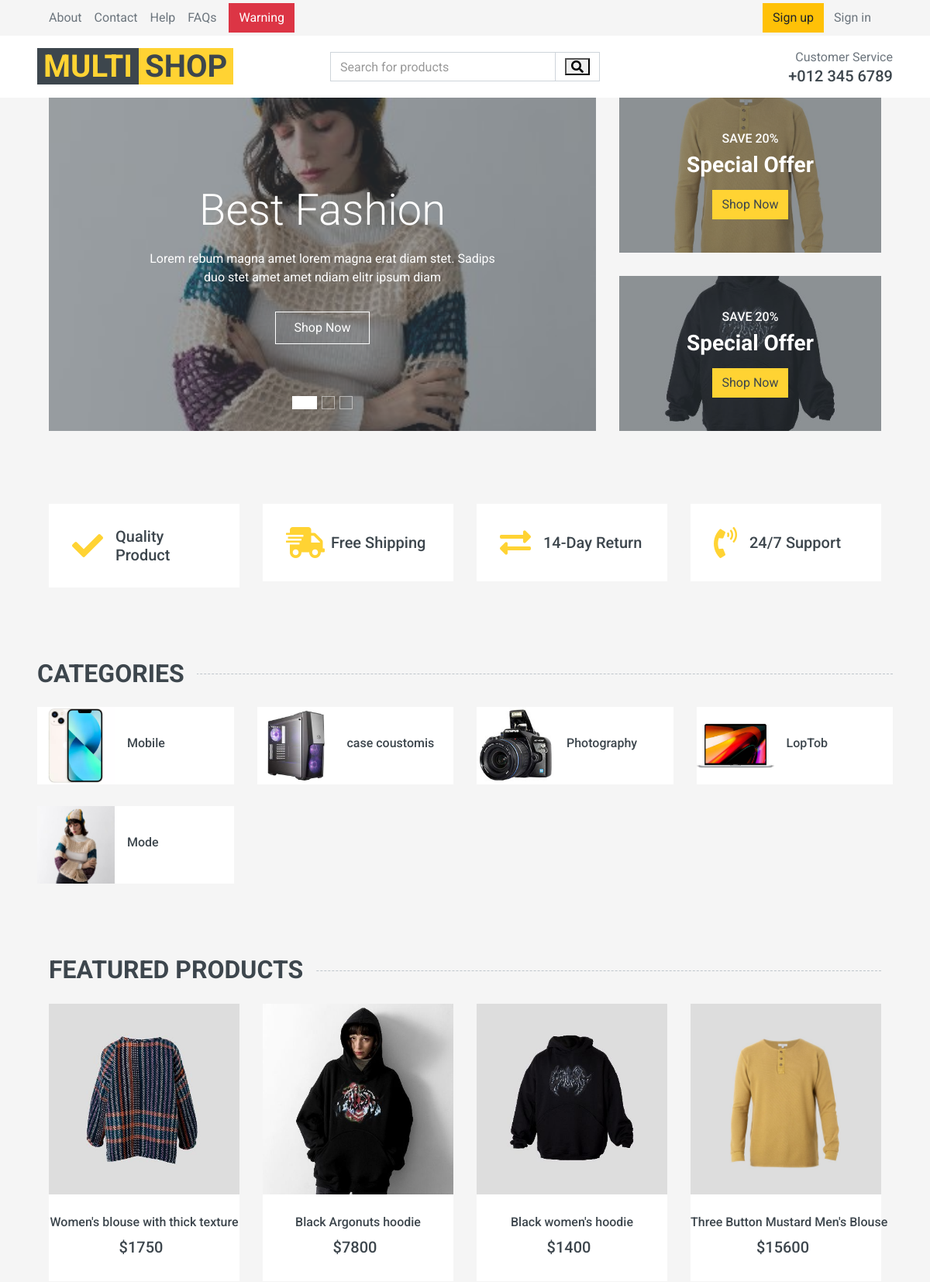
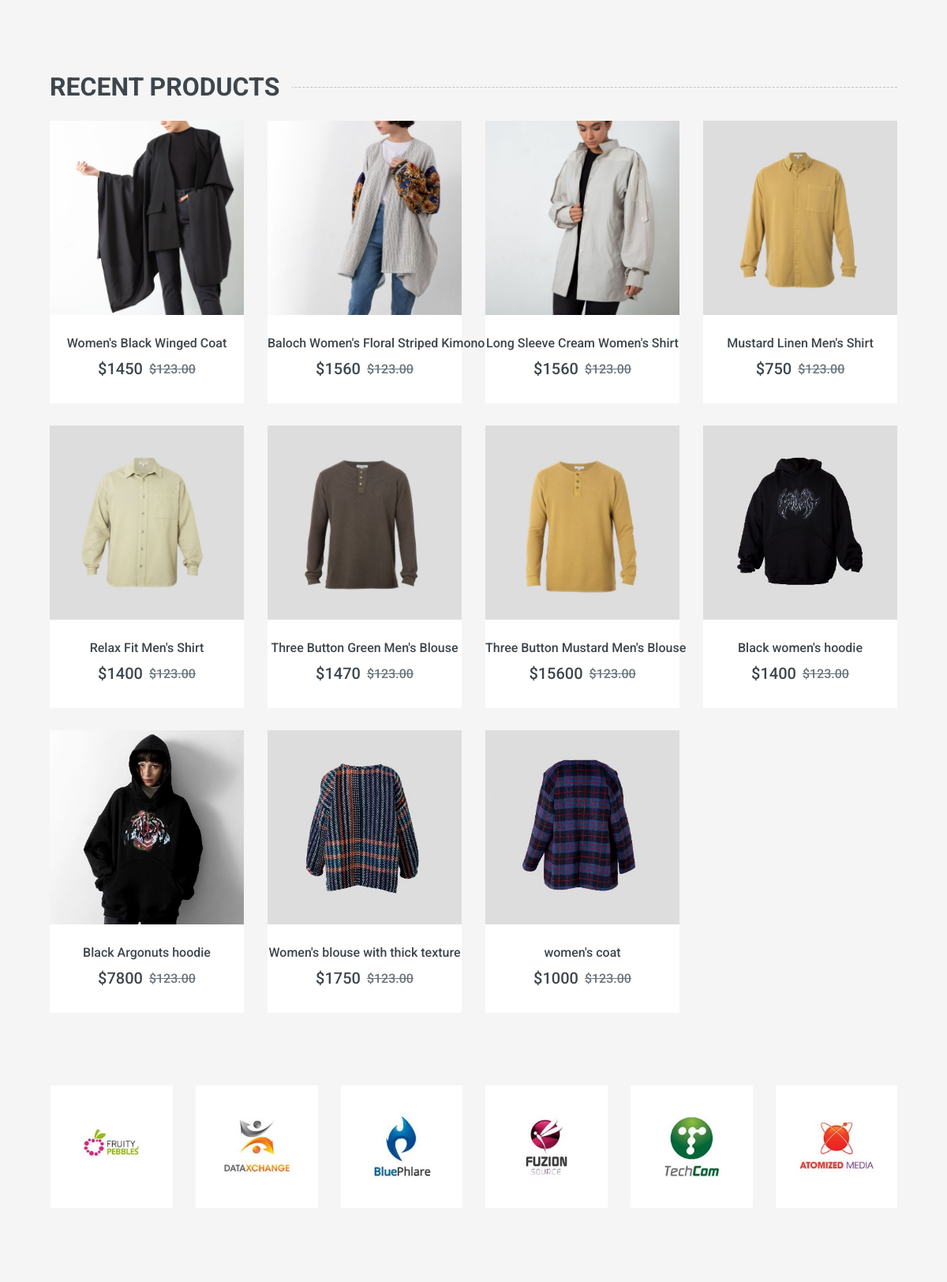
The page / (upper part) on the database its author committed (2 pictures, top to bottom).
### product/models.py (models this page shows, shortened)
class Category(models.Model):
    parent = models.ForeignKey('self', on_delete=models.CASCADE, null=True, blank=True, related_name='subs')
    title = models.CharField(max_length=100, null=True, blank=True)
    featured_title = models.CharField(max_length=200, null=True, blank=True)
    image = models.ImageField(null=True, blank=True)
    featured = models.BooleanField(default=False, null=True)
    created_at = models.DateTimeField(null=True, auto_now_add=True)
    slug = models.SlugField(null=True, blank=True)
    def get_absolute_url(self):
        return reverse("product:category_list", kwargs={"slug": self.slug})
    class Meta:
        ordering = ['parent__id']

class Product(models.Model):
    featured = models.BooleanField(default=False)
    title = models.CharField(max_length=100, blank=True, null=True)
    category = models.ManyToManyField(Category, null=True, blank=True)
    description = models.TextField(null=True, blank=True)
    price = models.IntegerField(null=True, blank=True)
    discount = models.SmallIntegerField(null=True, blank=True)
    image = models.ImageField(null=True)
    size = models.ManyToManyField(Size, related_name="products", null=True, blank=True)
    color = models.ManyToManyField(Color, related_name="color", blank=True, null=True)
    status = models.BooleanField(null=True, default=True)
    created_at = models.DateTimeField(auto_now_add=True, blank=True, null=True)
    def get_absolut_url(self):
        return reverse('product:product_detail', kwargs={"pk": self.id})

### product/views.py (the view)
# urls.py: path("",(views.HomeView.as_view()), name="home"),
class HomeView(ListView):
    model = Product
    template_name = "product/index.html"
    def get_context_data(self, **kwargs):
        context = super().get_context_data(**kwargs)
        context['category'] = Category.objects.all()[:12]
        return context

### context_processrs/context_procssers.py (called while the page is built)
def number_product_user(request):
    order = OrderItem.objects.all()
    return {'number_product': order}

def featured_category(request):
    category = Category.objects.filter(featured=True).order_by('-created_at')[:3]
    return {"fc": category}

def featured_product_list(request):
    featured = Product.objects.filter(featured=True)
    return {"fp": featured}

def recent_product(request):
    recent_product_list = Product.objects.filter(status=True).order_by('-created_at')[:15]
    return {"rp": recent_product_list}

def featured_product(request):
    featured = Product.objects.filter(featured=True).order_by('-created_at')
    return {"fp_s": featured}

### product/templates/product/index.html (shortened to what this page needs)
{% extends "base.html" %}
{% load static %}
{% block main %}
    <div class="container-fluid mb-3">
        <div class="row px-xl-5">
            <div class="col-lg-8">
                <div id="header-carousel" class="carousel slide carousel-fade mb-30 mb-lg-0" data-ride="carousel">
                    <ol class="carousel-indicators">
                        {% for item in fc %}
                            <li data-target="#header-carousel" data-slide-to="{{ forloop.index0 }}"
                                {% if forloop.first %}class="active"{% endif %}></li>
                        {% endfor %}
                    </ol>
                    <div class="carousel-inner">
                        {% for item in fc %}
                            <div class="carousel-item position-relative {% if forloop.first %}active{% endif %}"
                                 style="height: 430px;">
                                <img class="position-absolute w-100 h-100" src="{{ item.image.url }}"
                                     style="object-fit: cover;">
                                <div class="carousel-caption d-flex flex-column align-items-center justify-content-center">
                                    <div class="p-3" style="max-width: 700px;">
                                        <h1 class="display-4 text-white mb-3 animate__animated animate__fadeInDown">{{ item.featured_title }}</h1>
                                        <p class="mx-md-5 px-5 animate__animated animate__bounceIn">Lorem rebum magna
                                            amet lorem magna erat diam stet. Sadips duo stet amet amet ndiam elitr ipsum
                                            diam</p>
                                        <a class="btn btn-outline-light py-2 px-4 mt-3 animate__animated animate__fadeInUp"
                                           href="{{ item.get_absolute_url }}">Shop Now</a>
                                    </div>
                                </div>
                            </div>
                        {% endfor %}
                    </div>
                </div>
            </div>
            <div class="col-lg-4">
                <div class="product-offer mb-30" style="height: 200px;">
                    <img class="img-fluid" src="{{ fp_s.0.image.url }}" alt="">
                    <div class="offer-text">
                        <h6 class="text-white text-uppercase">Save 20%</h6>
                        <h3 class="text-white mb-3">Special Offer</h3>
                        <a href="{{ fp_s.0.get_absolut_url }}" class="btn btn-primary">Shop Now</a>
                    </div>
                </div>
                <div class="product-offer mb-30" style="height: 200px;">
                    <img class="img-fluid" src="{{ fp_s.1.image.url }}" alt="">
                    <div class="offer-text">
                        <h6 class="text-white text-uppercase">Save 20%</h6>
                        <h3 class="text-white mb-3">Special Offer</h3>
                        <a href="{{ fp_s.1.get_absolut_url }}" class="btn btn-primary">Shop Now</a>
                    </div>
                </div>
            </div>
        </div>
    </div>
    <div class="container-fluid pt-5">
        <div class="row px-xl-5 pb-3">
            <div class="col-lg-3 col-md-6 col-sm-12 pb-1">
                <div class="d-flex align-items-center bg-light mb-4" style="padding: 30px;">
                    <h1 class="fa fa-check text-primary m-0 mr-3"></h1>
                    <h5 class="font-weight-semi-bold m-0">Quality Product</h5>
                </div>
            </div>
            <div class="col-lg-3 col-md-6 col-sm-12 pb-1">
                <div class="d-flex align-items-center bg-light mb-4" style="padding: 30px;">
                    <h1 class="fa fa-shipping-fast text-primary m-0 mr-2"></h1>
                    <h5 class="font-weight-semi-bold m-0">Free Shipping</h5>
                </div>
            </div>
            <div class="col-lg-3 col-md-6 col-sm-12 pb-1">
                <div class="d-flex align-items-center bg-light mb-4" style="padding: 30px;">
                    <h1 class="fas fa-exchange-alt text-primary m-0 mr-3"></h1>
                    <h5 class="font-weight-semi-bold m-0">14-Day Return</h5>
                </div>
            </div>
            <div class="col-lg-3 col-md-6 col-sm-12 pb-1">
                <div class="d-flex align-items-center bg-light mb-4" style="padding: 30px;">
                    <h1 class="fa fa-phone-volume text-primary m-0 mr-3"></h1>
                    <h5 class="font-weight-semi-bold m-0">24/7 Support</h5>
                </div>
            </div>
        </div>
    </div>
    <div class="cont ainer-fluid pt-5">
        <h2 class="section-title position-relative text-uppercase mx-xl-5 mb-4"><span class="bg-secondary pr-3">Categories</span>
        </h2>
        <div class="row px-xl-5 pb-3">
            {% for cat in category %}
                {% if not cat.children.all %}
                    {% if cat.image %}
                    <div class="col-lg-3 col-md-4 col-sm-6 pb-1">
                        <a class="text-decoration-none" href="">
                            <div class="cat-item d-flex align-items-center mb-4">
                                <div class="overflow-hidden" style="width: 100px; height: 100px;">
                                    <a href="{{ cat.get_absolute_url }}"><img class="img-fluid"
                                                                              src="{{ cat.image.url }}" alt=""></a>
                                </div>
                                <div class="flex-fill pl-3">
                                    <a href="{{ cat.get_absolute_url }}"><h6>{{ cat.title }}</h6></a>
                                </div>
                            </div>
                        </a>
                    </div>
                    {% endif %}
                {% endif %}
            {% endfor %}
        </div>
    </div>
    <div class="container-fluid pt-5 pb-3">
        <h2 class="section-title position-relative text-uppercase mx-xl-5 mb-4"><span class="bg-secondary pr-3">Featured Products</span>
        </h2>
        <div class="row px-xl-5">
            {% for product in fp %}
                <div class="col-lg-3 col-md-4 col-sm-6 pb-1">
                    <div class="product-item bg-light mb-4">
                        <div class="product-img position-relative overflow-hidden">
                            <img class="img-fluid w-100" src="{{ product.image.url }}" alt="">
                            <div class="product-action">
                            </div>
                        </div>
                        <div class="text-center py-4">
                            <a class="h6 text-decoration-none text-truncate"
                               href="{{ product.get_absolut_url }}">{{ product.title }}</a>
                            <div class="d-flex align-items-center justify-content-center mt-2">
                                <h5>${{ product.price }}</h5>
                            </div>
                        </div>
                    </div>
                </div>
            {% endfor %}
        </div>
    </div>
    <div class="container-fluid pt-5 pb-3">
        <h2 class="section-title position-relative text-uppercase mx-xl-5 mb-4"><span class="bg-secondary pr-3">Recent Products</span>
        </h2>
        <div class="row px-xl-5">
            {% for item in rp %}
                <div class="col-lg-3 col-md-4 col-sm-6 pb-1">
                    <div class="product-item bg-light mb-4">
                        <div class="product-img position-relative overflow-hidden">
                            <img class="img-fluid w-100" src="{{ item.image.url }}" alt="">
                            <div class="product-action">
                            </div>
                        </div>
                        <div class="text-center py-4">
                            <a class="h6 text-decoration-none text-truncate"
                               href="{{ item.get_absolut_url }}">{{ item.title }}</a>
                            <div class="d-flex align-items-center justify-content-center mt-2">
                                <h5>${{ item.price }}</h5>
                                <h6 class="text-muted ml-2">
                                    <del>$123.00</del>
                                </h6>
                            </div>
                        </div>
                    </div>
                </div>
            {% endfor %}
        </div>
    </div>
    <div class="container-fluid py-5">
        <div class="row px-xl-5">
            <div class="col">
                <div class="owl-carousel vendor-carousel">
                    <div class="bg-light p-4">
                        <img src="{% static "img/vendor-1.jpg" %}" alt="">
                    </div>
                    <div class="bg-light p-4">
                        <img src="{% static "img/vendor-2.jpg" %}" alt="">
                    </div>
                    <div class="bg-light p-4">
                        <img src="{% static "img/vendor-3.jpg" %}" alt="">
                    </div>
                    <div class="bg-light p-4">
                        <img src="{% static "img/vendor-4.jpg" %}" alt="">
                    </div>
                    <div class="bg-light p-4">
                        <img src="{% static "img/vendor-5.jpg" %}" alt="">
                    </div>
                    <div class="bg-light p-4">
                        <img src="{% static "img/vendor-6.jpg" %}" alt="">
                    </div>
                </div>
            </div>
        </div>
    </div>
{% endblock %}

### rows shown on the page
Category: image (picture), featured_title "Best Fashion", title "Mode"
Category: image (picture), title "LopTob"
Category: image (picture), title "Photography"
Product: image (picture), title "Three Button Mustard Men's Blouse", price "15600"
Product: image (picture), title "Black women's hoodie", price "1400"
Category: image (picture), title "Mobile"
Category: image (picture), title "case coustomis"
Product: image (picture), title "Women's blouse with thick texture", price "1750"
Product: image (picture), title "Black Argonuts hoodie", price "7800"
Product: image (picture), title "Women's Black Winged Coat", price "1450"
Product: image (picture), title "Baloch Women's Floral Striped Kimono", price "1560"
Product: image (picture), title "Long Sleeve Cream Women's Shirt", price "1560"
Product: image (picture), title "Mustard Linen Men's Shirt", price "750"
Product: image (picture), title "Relax Fit Men's Shirt", price "1400"
Product: image (picture), title "Three Button Green Men's Blouse", price "1470"
Product: image (picture), title "women's coat", price "1000"
